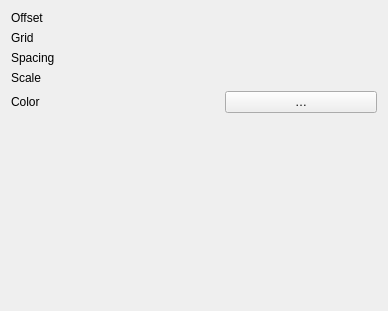
<?xml version="1.0" encoding="UTF-8"?>
<ui version="4.0">
 <class>GridSettingsWidget</class>
 <widget class="QWidget" name="GridSettingsWidget">
  <property name="geometry">
   <rect>
    <x>0</x>
    <y>0</y>
    <width>388</width>
    <height>311</height>
   </rect>
  </property>
  <property name="windowTitle">
   <string>Form</string>
  </property>
  <layout class="QGridLayout" name="gridLayout">
   <item row="0" column="2">
    <widget class="Coord2DInput" name="offsetInput" native="true"/>
   </item>
   <item row="3" column="0">
    <widget class="QLabel" name="lSpacing">
     <property name="text">
      <string>Spacing</string>
     </property>
     <property name="scaledContents">
      <bool>false</bool>
     </property>
    </widget>
   </item>
   <item row="5" column="2">
    <layout class="QHBoxLayout" name="horizontalLayout">
     <item>
      <widget class="QPushButton" name="colorBox">
       <property name="enabled">
        <bool>false</bool>
       </property>
       <property name="sizePolicy">
        <sizepolicy hsizetype="Fixed" vsizetype="Fixed">
         <horstretch>0</horstretch>
         <verstretch>0</verstretch>
        </sizepolicy>
       </property>
       <property name="minimumSize">
        <size>
         <width>22</width>
         <height>0</height>
        </size>
       </property>
       <property name="maximumSize">
        <size>
         <width>22</width>
         <height>16777215</height>
        </size>
       </property>
       <property name="text">
        <string/>
       </property>
       <property name="flat">
        <bool>true</bool>
       </property>
      </widget>
     </item>
     <item>
      <widget class="QPushButton" name="colorChooseButton">
       <property name="text">
        <string>…</string>
       </property>
      </widget>
     </item>
    </layout>
   </item>
   <item row="3" column="2">
    <widget class="Coord2DInput" name="spacingInput" native="true"/>
   </item>
   <item row="1" column="2">
    <widget class="Coord2DInput" name="gridSizeInput" native="true"/>
   </item>
   <item row="5" column="0">
    <widget class="QLabel" name="lColor">
     <property name="text">
      <string>Color</string>
     </property>
    </widget>
   </item>
   <item row="1" column="0">
    <widget class="QLabel" name="lGridSize">
     <property name="text">
      <string>Grid</string>
     </property>
     <property name="scaledContents">
      <bool>false</bool>
     </property>
    </widget>
   </item>
   <item row="6" column="0">
    <spacer name="verticalSpacer">
     <property name="orientation">
      <enum>Qt::Vertical</enum>
     </property>
     <property name="sizeHint" stdset="0">
      <size>
       <width>20</width>
       <height>40</height>
      </size>
     </property>
    </spacer>
   </item>
   <item row="0" column="0">
    <widget class="QLabel" name="lOffset">
     <property name="text">
      <string>Offset</string>
     </property>
     <property name="scaledContents">
      <bool>false</bool>
     </property>
    </widget>
   </item>
   <item row="4" column="0">
    <widget class="QLabel" name="lScale">
     <property name="text">
      <string>Scale</string>
     </property>
     <property name="scaledContents">
      <bool>false</bool>
     </property>
    </widget>
   </item>
   <item row="4" column="2">
    <widget class="Coord2FInput" name="scaleInput" native="true"/>
   </item>
  </layout>
 </widget>
 <customwidgets>
  <customwidget>
   <class>Coord2DInput</class>
   <extends>QWidget</extends>
   <header>src/ui/coord2dinput.h</header>
   <container>1</container>
  </customwidget>
  <customwidget>
   <class>Coord2FInput</class>
   <extends>QWidget</extends>
   <header>src/ui/coord2finput.h</header>
   <container>1</container>
  </customwidget>
 </customwidgets>
 <resources/>
 <connections/>
</ui>
